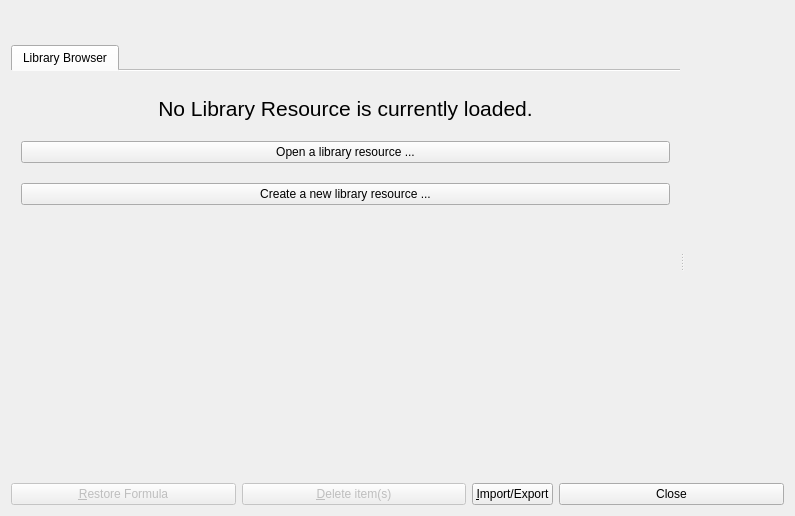
<?xml version="1.0" encoding="UTF-8"?>
<ui version="4.0">
 <author>Ph. Faist</author>
 <class>KLFLibBrowser</class>
 <widget class="QWidget" name="KLFLibBrowser">
  <property name="windowModality">
   <enum>Qt::NonModal</enum>
  </property>
  <property name="geometry">
   <rect>
    <x>0</x>
    <y>0</y>
    <width>795</width>
    <height>516</height>
   </rect>
  </property>
  <property name="windowTitle">
   <string>KLatexFormula Library</string>
  </property>
  <property name="windowIcon">
   <iconset resource="klfres.qrc">
    <normaloff>:/pics/klatexformula-128.png</normaloff>:/pics/klatexformula-128.png</iconset>
  </property>
  <layout class="QGridLayout" name="lyt_KLFLibBrowser">
   <item row="0" column="0">
    <widget class="KLFSearchBar" name="searchBar">
     <property name="sizePolicy">
      <sizepolicy hsizetype="Preferred" vsizetype="Fixed">
       <horstretch>0</horstretch>
       <verstretch>0</verstretch>
      </sizepolicy>
     </property>
     <property name="minimumSize">
      <size>
       <width>176</width>
       <height>28</height>
      </size>
     </property>
     <property name="frameShape">
      <enum>QFrame::NoFrame</enum>
     </property>
     <property name="frameShadow">
      <enum>QFrame::Plain</enum>
     </property>
     <property name="lineWidth">
      <number>0</number>
     </property>
     <property name="resetTimeout" stdset="0">
      <number>-1</number>
     </property>
    </widget>
   </item>
   <item row="2" column="0">
    <widget class="QFrame" name="frmButtons">
     <property name="sizePolicy">
      <sizepolicy hsizetype="Preferred" vsizetype="Fixed">
       <horstretch>0</horstretch>
       <verstretch>0</verstretch>
      </sizepolicy>
     </property>
     <property name="frameShape">
      <enum>QFrame::NoFrame</enum>
     </property>
     <property name="frameShadow">
      <enum>QFrame::Plain</enum>
     </property>
     <property name="lineWidth">
      <number>0</number>
     </property>
     <layout class="QHBoxLayout" name="lyt_frmButtons">
      <property name="leftMargin">
       <number>0</number>
      </property>
      <property name="topMargin">
       <number>0</number>
      </property>
      <property name="rightMargin">
       <number>0</number>
      </property>
      <property name="bottomMargin">
       <number>0</number>
      </property>
      <item>
       <widget class="QPushButton" name="btnRestore">
        <property name="enabled">
         <bool>false</bool>
        </property>
        <property name="sizePolicy">
         <sizepolicy hsizetype="Minimum" vsizetype="Preferred">
          <horstretch>1</horstretch>
          <verstretch>0</verstretch>
         </sizepolicy>
        </property>
        <property name="toolTip">
         <string>Restore current selected formula to KLatexFormula editor, with style</string>
        </property>
        <property name="text">
         <string>&amp;Restore Formula</string>
        </property>
        <property name="icon">
         <iconset resource="klfres.qrc">
          <normaloff>:/pics/restore.png</normaloff>:/pics/restore.png</iconset>
        </property>
        <property name="shortcut">
         <string>Alt+U</string>
        </property>
       </widget>
      </item>
      <item>
       <widget class="QPushButton" name="btnDelete">
        <property name="enabled">
         <bool>false</bool>
        </property>
        <property name="sizePolicy">
         <sizepolicy hsizetype="Minimum" vsizetype="Preferred">
          <horstretch>1</horstretch>
          <verstretch>0</verstretch>
         </sizepolicy>
        </property>
        <property name="toolTip">
         <string>Delete the selected history items</string>
        </property>
        <property name="text">
         <string>&amp;Delete item(s)</string>
        </property>
        <property name="icon">
         <iconset resource="klfres.qrc">
          <normaloff>:/pics/delete.png</normaloff>:/pics/delete.png</iconset>
        </property>
        <property name="shortcut">
         <string/>
        </property>
       </widget>
      </item>
      <item>
       <widget class="QPushButton" name="btnImportExport">
        <property name="sizePolicy">
         <sizepolicy hsizetype="Minimum" vsizetype="Preferred">
          <horstretch>0</horstretch>
          <verstretch>0</verstretch>
         </sizepolicy>
        </property>
        <property name="text">
         <string>&amp;Import/Export</string>
        </property>
        <property name="icon">
         <iconset resource="klfres.qrc">
          <normaloff>:/pics/importexport.png</normaloff>:/pics/importexport.png</iconset>
        </property>
        <property name="shortcut">
         <string/>
        </property>
       </widget>
      </item>
      <item>
       <widget class="QPushButton" name="btnClose">
        <property name="sizePolicy">
         <sizepolicy hsizetype="Minimum" vsizetype="Preferred">
          <horstretch>1</horstretch>
          <verstretch>0</verstretch>
         </sizepolicy>
        </property>
        <property name="toolTip">
         <string>Close this window</string>
        </property>
        <property name="text">
         <string>Close</string>
        </property>
        <property name="icon">
         <iconset resource="klftoolsres.qrc">
          <normaloff>:/pics/closehide.png</normaloff>:/pics/closehide.png</iconset>
        </property>
        <property name="shortcut">
         <string>Alt+O</string>
        </property>
       </widget>
      </item>
     </layout>
    </widget>
   </item>
   <item row="1" column="0">
    <widget class="QSplitter" name="splitViewsEditor">
     <property name="orientation">
      <enum>Qt::Horizontal</enum>
     </property>
     <widget class="QFrame" name="frmViews">
      <property name="sizePolicy">
       <sizepolicy hsizetype="Preferred" vsizetype="Preferred">
        <horstretch>1</horstretch>
        <verstretch>0</verstretch>
       </sizepolicy>
      </property>
      <property name="frameShape">
       <enum>QFrame::NoFrame</enum>
      </property>
      <property name="frameShadow">
       <enum>QFrame::Plain</enum>
      </property>
      <layout class="QVBoxLayout" name="lyt_frmViews">
       <property name="leftMargin">
        <number>0</number>
       </property>
       <property name="topMargin">
        <number>0</number>
       </property>
       <property name="rightMargin">
        <number>0</number>
       </property>
       <property name="bottomMargin">
        <number>0</number>
       </property>
       <item>
        <widget class="KLFLibBrowserTabWidget" name="tabResources">
         <property name="currentIndex">
          <number>0</number>
         </property>
         <property name="documentMode">
          <bool>true</bool>
         </property>
         <widget class="QWidget" name="tabWelcome">
          <attribute name="icon">
           <iconset resource="klfres.qrc">
            <normaloff>:/pics/library.png</normaloff>:/pics/library.png</iconset>
          </attribute>
          <attribute name="title">
           <string>Library Browser</string>
          </attribute>
          <layout class="QVBoxLayout" name="lyt_tabWelcome">
           <property name="spacing">
            <number>20</number>
           </property>
           <property name="leftMargin">
            <number>10</number>
           </property>
           <property name="topMargin">
            <number>25</number>
           </property>
           <property name="rightMargin">
            <number>10</number>
           </property>
           <property name="bottomMargin">
            <number>10</number>
           </property>
           <item>
            <widget class="QLabel" name="lblNoResLoaded">
             <property name="font">
              <font>
               <pointsize>16</pointsize>
               <weight>50</weight>
               <bold>false</bold>
              </font>
             </property>
             <property name="text">
              <string>No Library Resource is currently loaded.</string>
             </property>
             <property name="alignment">
              <set>Qt::AlignCenter</set>
             </property>
            </widget>
           </item>
           <item>
            <widget class="QPushButton" name="btnOpenRes">
             <property name="text">
              <string>Open a library resource ...</string>
             </property>
            </widget>
           </item>
           <item>
            <widget class="QPushButton" name="btnCreateRes">
             <property name="text">
              <string>Create a new library resource ...</string>
             </property>
            </widget>
           </item>
           <item>
            <spacer name="verticalSpacer">
             <property name="orientation">
              <enum>Qt::Vertical</enum>
             </property>
             <property name="sizeHint" stdset="0">
              <size>
               <width>20</width>
               <height>40</height>
              </size>
             </property>
            </spacer>
           </item>
          </layout>
         </widget>
        </widget>
       </item>
      </layout>
     </widget>
     <widget class="KLFLibEntryEditor" name="wEntryEditor" native="true"/>
    </widget>
   </item>
  </layout>
  <action name="aRename">
   <property name="text">
    <string>Rename Resource</string>
   </property>
   <property name="toolTip">
    <string>Rename this resource</string>
   </property>
  </action>
  <action name="aProperties">
   <property name="text">
    <string>Properties ...</string>
   </property>
   <property name="toolTip">
    <string>Edit properties for this resource</string>
   </property>
  </action>
  <action name="aNewSubRes">
   <property name="text">
    <string>New Sub-Resource...</string>
   </property>
   <property name="toolTip">
    <string>Create a new sub-resource in the current resource</string>
   </property>
  </action>
  <action name="aSaveTo">
   <property name="text">
    <string>Save As Copy...</string>
   </property>
   <property name="toolTip">
    <string>Save the current resource under a different name</string>
   </property>
  </action>
  <action name="aViewType">
   <property name="text">
    <string>View Mode</string>
   </property>
   <property name="toolTip">
    <string>Select View Type</string>
   </property>
  </action>
  <action name="aNew">
   <property name="text">
    <string>New Resource...</string>
   </property>
   <property name="toolTip">
    <string>Create a new resource</string>
   </property>
  </action>
  <action name="aOpen">
   <property name="text">
    <string>Open...</string>
   </property>
   <property name="toolTip">
    <string>Open an existing resource</string>
   </property>
  </action>
  <action name="aClose">
   <property name="text">
    <string>Close</string>
   </property>
   <property name="toolTip">
    <string>Close the current resource tab</string>
   </property>
   <property name="shortcut">
    <string>Ctrl+W</string>
   </property>
  </action>
  <action name="aRestoreWithStyle">
   <property name="icon">
    <iconset resource="klfres.qrc">
     <normaloff>:/pics/restoreall.png</normaloff>:/pics/restoreall.png</iconset>
   </property>
   <property name="text">
    <string>Restore Formula with Style</string>
   </property>
   <property name="toolTip">
    <string>Restore the selected formula with its corresponding style to the latex editor</string>
   </property>
   <property name="shortcut">
    <string>Ctrl+Return</string>
   </property>
  </action>
  <action name="aRestoreLatexOnly">
   <property name="icon">
    <iconset resource="klfres.qrc">
     <normaloff>:/pics/restore.png</normaloff>:/pics/restore.png</iconset>
   </property>
   <property name="text">
    <string>Restore Formula Only</string>
   </property>
   <property name="toolTip">
    <string>Restore the latex code of the selected formula to the main latex editor.</string>
   </property>
   <property name="shortcut">
    <string>Shift+Return</string>
   </property>
  </action>
  <action name="aDelete">
   <property name="icon">
    <iconset resource="klfres.qrc">
     <normaloff>:/pics/delete.png</normaloff>:/pics/delete.png</iconset>
   </property>
   <property name="text">
    <string>Delete</string>
   </property>
   <property name="toolTip">
    <string>Delete the selected items</string>
   </property>
   <property name="shortcut">
    <string>Del</string>
   </property>
  </action>
  <action name="aRenameSubRes">
   <property name="text">
    <string>Rename Sub-Resource</string>
   </property>
   <property name="toolTip">
    <string>Rename this resource</string>
   </property>
  </action>
  <action name="aOpenAll">
   <property name="text">
    <string>Open All</string>
   </property>
   <property name="toolTip">
    <string>Open all a resource's sub-resources</string>
   </property>
  </action>
  <action name="aExport">
   <property name="text">
    <string>Export ...</string>
   </property>
   <property name="toolTip">
    <string>Export a selection of the currently open resources</string>
   </property>
  </action>
  <action name="aOpenSubRes">
   <property name="text">
    <string>Open Sub-Resource</string>
   </property>
   <property name="toolTip">
    <string>Open a sub-resource of an already open resource</string>
   </property>
  </action>
  <action name="aDelSubRes">
   <property name="text">
    <string>Delete Sub-Resource</string>
   </property>
   <property name="toolTip">
    <string>Permanently delete the current sub-resource</string>
   </property>
  </action>
  <action name="aExportSelection">
   <property name="text">
    <string>Export Selection ...</string>
   </property>
   <property name="toolTip">
    <string>Export the current selection to a .klf file</string>
   </property>
  </action>
  <action name="aOpenExampleLibrary">
   <property name="text">
    <string>Open Example Library</string>
   </property>
   <property name="toolTip">
    <string>Open library with examples</string>
   </property>
  </action>
 </widget>
 <layoutdefault spacing="6" margin="11"/>
 <customwidgets>
  <customwidget>
   <class>KLFSearchBar</class>
   <extends>QFrame</extends>
   <header>klfsearchbar.h</header>
   <container>1</container>
  </customwidget>
  <customwidget>
   <class>KLFLibEntryEditor</class>
   <extends>QWidget</extends>
   <header location="global">klflibentryeditor.h</header>
   <container>1</container>
  </customwidget>
  <customwidget>
   <class>KLFLibBrowserTabWidget</class>
   <extends>QTabWidget</extends>
   <header location="global">QTabWidget</header>
   <container>1</container>
  </customwidget>
 </customwidgets>
 <tabstops>
  <tabstop>tabResources</tabstop>
  <tabstop>btnOpenRes</tabstop>
  <tabstop>btnCreateRes</tabstop>
  <tabstop>btnRestore</tabstop>
  <tabstop>btnDelete</tabstop>
  <tabstop>btnImportExport</tabstop>
  <tabstop>btnClose</tabstop>
 </tabstops>
 <resources>
  <include location="klfres.qrc"/>
  <include location="klftoolsres.qrc"/>
 </resources>
 <connections>
  <connection>
   <sender>btnClose</sender>
   <signal>clicked()</signal>
   <receiver>KLFLibBrowser</receiver>
   <slot>hide()</slot>
   <hints>
    <hint type="sourcelabel">
     <x>833</x>
     <y>509</y>
    </hint>
    <hint type="destinationlabel">
     <x>676</x>
     <y>627</y>
    </hint>
   </hints>
  </connection>
 </connections>
</ui>
